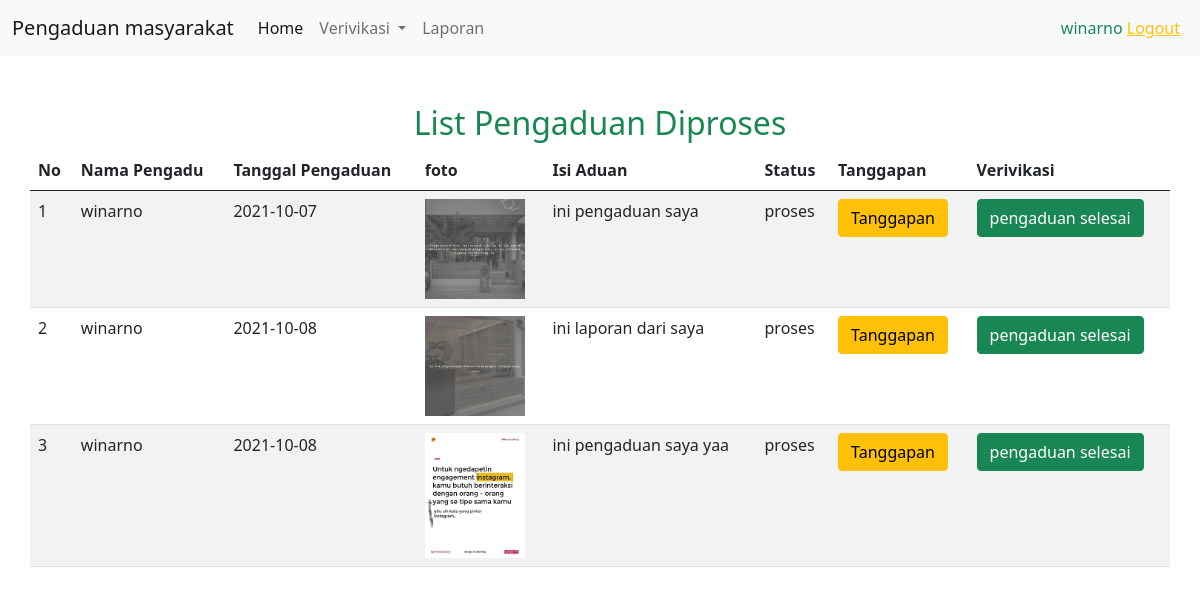
Page /administrator/verivikasi/verivikas_proses.php (signed in) on the committed database.
### tables this page shows
CREATE TABLE `pengaduan` (
  `id_pengaduan` int(11) NOT NULL,
  `tgl_pengaduan` date DEFAULT NULL,
  `nik` char(16) DEFAULT NULL,
  `isi_laporan` text DEFAULT NULL,
  `foto` varchar(255) DEFAULT NULL,
  `status` enum('0','proses','selesai') DEFAULT NULL
);

CREATE TABLE `masyarakat` (
  `nik` char(16) NOT NULL,
  `nama` varchar(35) DEFAULT NULL,
  `username` varchar(25) DEFAULT NULL,
  `password` varchar(225) DEFAULT NULL,
  `telp` varchar(13) DEFAULT NULL
);

### administrator/verivikasi/verivikas_proses.php (the view, shortened to what this page needs)
<?php
require '../../lib/koneksi.php';
$result = mysqli_query($conn, "SELECT p.id_pengaduan as id_pengaduan ,m.nama as nama, p.tgl_pengaduan as tgl_pengaduan,p.foto as foto,p.isi_laporan as isi_laporan,p.status as status FROM pengaduan p JOIN masyarakat m WHERE p.nik=m.nik AND p.status ='proses'");
mysqli_fetch_assoc($result);
?>
<!DOCTYPE html>
<html lang="en">
<head>
    <link rel="stylesheet" href="../../assets/css/bootstrap.css">
</head>
<body>
    <nav class="navbar navbar-expand-lg navbar-light bg-light mb-5">
        <div class="container-fluid">
            <a class="navbar-brand" href="#">Pengaduan masyarakat</a>
            <div class="collapse navbar-collapse" id="navbarSupportedContent">
                <ul class="navbar-nav me-auto mb-2 mb-lg-0">
                    <li class="nav-item">
                        <a class="nav-link active" aria-current="page" href="#">Home</a>
                    </li>
                    <li class="nav-item dropdown">
                        <a class="nav-link dropdown-toggle" href="#" id="navbarDropdown" role="button" data-bs-toggle="dropdown" aria-expanded="false">
                            Verivikasi
                        </a>
                    </li>
                    <li class="nav-item">
                        <a class="nav-link" href="../laporan.php">Laporan</a>
                    </li>
                </ul>
                <div class="justify-content-end mx-2">
                    <div class="text-success"><?= $_SESSION['nama_petugas']; ?>
                        <a href="../../logout.php" class="text-warning">Logout</a>
                    </div>
                </div>
            </div>
        </div>
    </nav>
    <div class="container">
        <center>
            <h2 class="text-success">List Pengaduan Diproses</h2>
        </center>
        <div class="row justify-content-center">
            <table class="table table-striped">
                <thead>
                    <tr>
                        <th>No</th>
                        <th>Nama Pengadu</th>
                        <th>Tanggal Pengaduan</th>
                        <th>foto</th>
                        <th>Isi Aduan</th>
                        <th>Status</th>
                        <th>Tanggapan</th>
                        <th>Verivikasi</th>
                    </tr>
                </thead>
                <tbody>
                    <?php $i = 1;
                    foreach ($result as $res) :
                        if ($res['status'] == 'proses') {
                            $status = "proses";
                        } else if ($res['status'] == 'selesai') {
                            $status = 'selesai';
                        } else {
                            $status = 'Status tidak diketahui';
                        }
                    ?>
                        <tr>
                            <td><?= $i++; ?></td>
                            <td><?= $res['nama']; ?></td>
                            <td><?= $res['tgl_pengaduan']; ?></td>
                            <td><img src="../../assets/img/<?= $res['foto']; ?>" width="100px" alt=""></td>
                            <td><?= $res['isi_laporan']; ?></td>
                            <td><?= $status; ?></td>
                            <td>
                                <a href="../tanggapan.php?id=<?= $res['id_pengaduan'] ?>">
                                    <button class="btn btn-warning">Tanggapan</button>
                                </a>
                            </td>
                            <td>
                                <a href="?id=<?= $res['id_pengaduan'] ?>">
                                    <button class="btn btn-success">pengaduan selesai</button>
                                </a>
                            </td>
                        </tr>
                    <?php endforeach; ?>
                </tbody>
            </table>
        </div>
</body>
</html>

### rows in the picture
pengaduan: nik.nama "winarno", tgl_pengaduan "2021-10-07", foto (picture), isi_laporan "ini pengaduan saya", status "proses"
pengaduan: nik.nama "winarno", tgl_pengaduan "2021-10-08", foto (picture), isi_laporan "ini laporan dari saya", status "proses"
pengaduan: nik.nama "winarno", tgl_pengaduan "2021-10-08", foto (picture), isi_laporan "ini pengaduan saya yaa", status "proses"

### other values in the picture
$_SESSION['nama_petugas'] "winarno"
